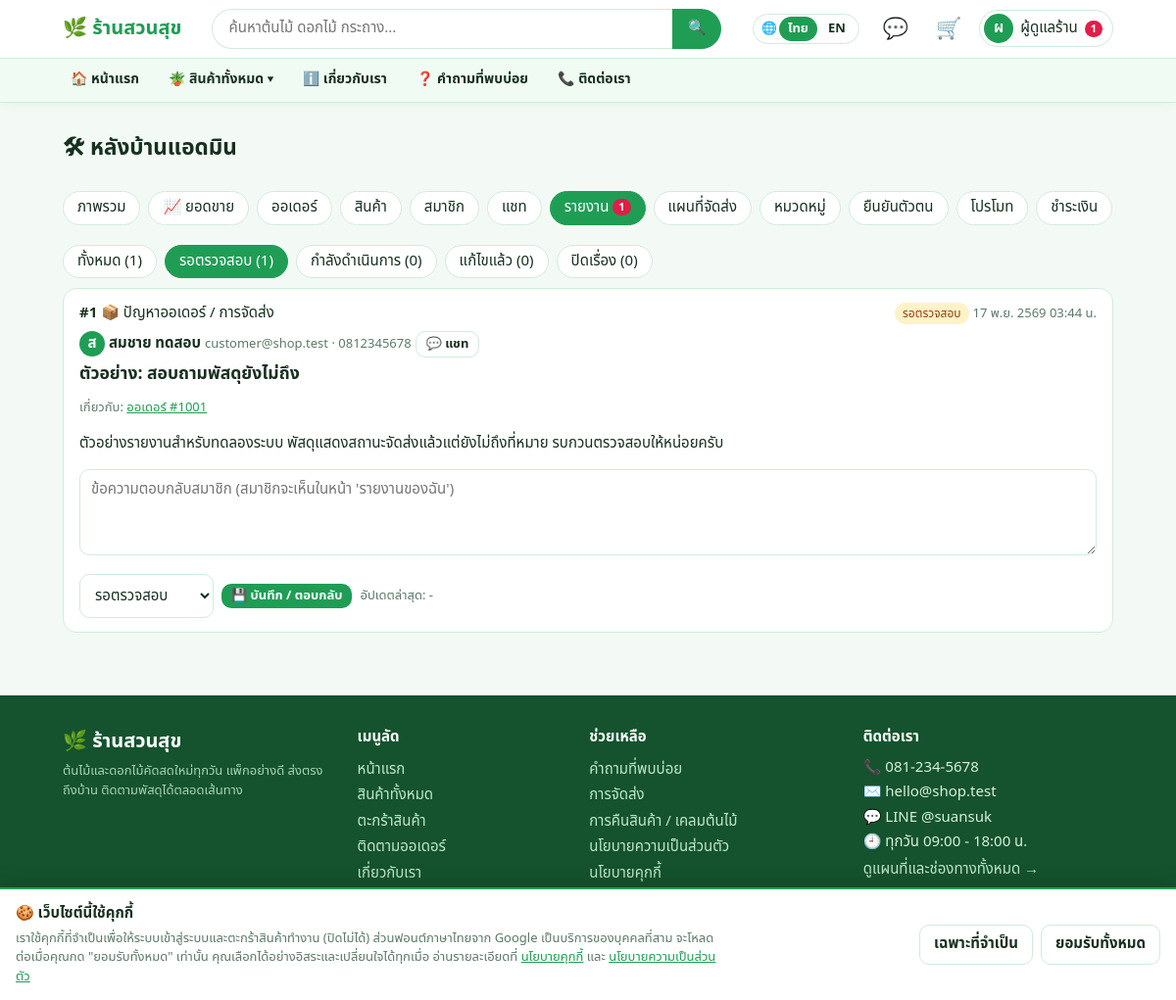
Screenshot of /admin.php?t=reports (signed in) with the database file from the repository.
### tables this page shows
CREATE TABLE IF NOT EXISTS users(               
  id INT AUTO_INCREMENT PRIMARY KEY, name VARCHAR(100) NOT NULL, email VARCHAR(120) NOT NULL UNIQUE,
  phone VARCHAR(20), addr TEXT, pass VARCHAR(255) NOT NULL,    
  role ENUM('admin','customer') DEFAULT 'customer', created TIMESTAMP DEFAULT CURRENT_TIMESTAMP,
  avatar VARCHAR(150) NULL,                                    
  birthdate DATE NULL, gender VARCHAR(10) NULL,
  addr_line VARCHAR(150) NULL, subdistrict VARCHAR(60) NULL, district VARCHAR(60) NULL,
  province VARCHAR(60) NULL, postcode VARCHAR(10) NULL,        
  lat DOUBLE NULL, lng DOUBLE NULL,                            
  verify_status VARCHAR(10) DEFAULT 'none',                    
  verify_note VARCHAR(255) NULL, id_img VARCHAR(150) NULL, selfie_img VARCHAR(150) NULL,
  pdpa_version VARCHAR(20) NULL, marketing_opt_in TINYINT NOT NULL DEFAULT 0, deleted_at DATETIME NULL);

CREATE TABLE IF NOT EXISTS reports(             
  id INT AUTO_INCREMENT PRIMARY KEY, user_id INT NOT NULL,
  type VARCHAR(20) NOT NULL,                    
  target_id INT NULL,                           
  subject VARCHAR(150) NOT NULL, body TEXT NOT NULL, img VARCHAR(150) NULL,    
  status VARCHAR(12) NOT NULL DEFAULT 'new',    
  admin_reply TEXT NULL,                        
  user_seen TINYINT NOT NULL DEFAULT 1,         
  created TIMESTAMP DEFAULT CURRENT_TIMESTAMP, updated TIMESTAMP NULL,
  KEY(user_id), KEY(status));

### includes/pdpa_admin.php (called while the page is built, shortened)
<?php
function dsr_open_count() {
    try {
        return (int)q("SELECT COUNT(*) FROM dsr_requests WHERE status='new'")->fetchColumn();
    } catch (Throwable $err) {
        return 0;
    }
}
    ?>

### admin.php (the view, shortened to what this page needs)
<?php
require __DIR__ . '/includes/config.php';
require __DIR__ . '/includes/pdpa_admin.php';
need('admin');
$tab = $_GET['t'] ?? 'dash';
    ?>
        <?php
function tab_reports() {
    $filter = $_GET['s'] ?? 'new';
    try {
        $counts = q('SELECT status, COUNT(*) FROM reports GROUP BY status')->fetchAll(PDO::FETCH_KEY_PAIR);
    } catch (Throwable $err) {
        echo '<div class="card empty"><div class="big-emoji">🛠</div><p>ยังไม่มีตาราง reports กรุณานำเข้า <code>database/update_v4.sql</code> ก่อน</p></div>';
        return;
    }
    $where  = $filter === 'all' ? '1=1' : 'r.status=?';
    $params = $filter === 'all' ? [] : [$filter];
    $rows   = q("SELECT r.*, u.name, u.email, u.phone, u.avatar, u.verify_status FROM reports r
                 JOIN users u ON u.id=r.user_id WHERE $where ORDER BY (r.status='new') DESC, r.id DESC", $params)->fetchAll();
    ?>
    <div class="chips">
      <a class="chip<?= $filter === 'all' ? ' on' : '' ?>" href="admin.php?t=reports&s=all">ทั้งหมด (<?= array_sum($counts) ?>)</a>
      <?php foreach (REPORT_STATUS as $key => $label): ?>
        <a class="chip<?= $filter === $key ? ' on' : '' ?>" href="admin.php?t=reports&s=<?= $key ?>"><?= e($label) ?> (<?= (int)($counts[$key] ?? 0) ?>)</a>
      <?php endforeach; ?>
    </div>
    <?php foreach ($rows as $r): $tg = report_target($r, true); ?>
      <div class="card rep" id="r<?= $r['id'] ?>">
        <div class="rep-head">
          <span><b>#<?= $r['id'] ?></b> <?= e(REPORT_TYPES[$r['type']] ?? $r['type']) ?></span>
          <span><?= report_tag($r['status']) ?> <span class="mut"><?= thai_date($r['created']) ?> <?= e(substr($r['created'], 11, 5)) ?> น.</span></span>
        </div>
        <p style="margin:6px 0"><?= avatar($r, 26) ?> <b><?= e($r['name']) ?></b> <?= verified_badge($r) ?>
          <span class="mut"><?= e($r['email']) ?><?= $r['phone'] ? ' · ' . e($r['phone']) : '' ?></span>
          <a class="btn ghost sm" href="admin.php?t=chat&uid=<?= $r['user_id'] ?>">💬 แชท</a></p>
        <h3 style="margin:4px 0"><?= e($r['subject']) ?></h3>
        <?php if ($tg): ?>
          <p class="mut">เกี่ยวกับ: <?php if ($tg[1]): ?><a href="<?= e($tg[1]) ?>"><?= e($tg[0]) ?></a><?php else: echo e($tg[0]); endif; ?></p>
        <?php endif; ?>
        <p><?= nl2br(e($r['body'])) ?></p>
        <form method="post" action="admin.php?t=reports&s=<?= e($filter) ?>" style="margin-top:10px">
          <textarea name="reply" rows="3" maxlength="2000" placeholder="ข้อความตอบกลับสมาชิก (สมาชิกจะเห็นในหน้า 'รายงานของฉัน')"><?= e($r['admin_reply']) ?></textarea>
          <div class="actions">
            <select name="status" style="width:auto">
              <?php foreach (REPORT_STATUS as $key => $label): ?>
                <option value="<?= $key ?>"<?= $r['status'] === $key ? ' selected' : '' ?>><?= e($label) ?></option>
              <?php endforeach; ?>
            </select>
            <button class="sm">💾 บันทึก / ตอบกลับ</button>
            <span class="mut">อัปเดตล่าสุด: <?= $r['updated'] ? thai_date($r['updated']) : '-' ?></span>
          </div>
        </form>
      </div>
    <?php endforeach; ?>
    <?php
}
    ?>
    <?php
$tabs = [
    'dash'     => 'ภาพรวม',
    'sales'    => '📈 ยอดขาย',
    'orders'   => 'ออเดอร์',
    'products' => 'สินค้า',
    'members'  => 'สมาชิก',
    'chat'     => 'แชท',
    'reports'  => 'รายงาน',
    'map'      => 'แผนที่จัดส่ง',
    'categories' => 'หมวดหมู่',
    'verify'   => 'ยืนยันตัวตน',
    'promo'    => 'โปรโมท',
    'pay'      => 'ชำระเงิน',
    'fees'     => '🧾 ภาษี/ค่าส่ง/โค้ด',
    'shop'     => 'ข้อมูลร้าน',
    'pdpa'     => '🔏 PDPA',
];
$badges = ['reports' => badge_counts()['admin_reports'], 'chat' => badge_counts()['admin_chat'], 'pdpa' => dsr_open_count()];
head('หลังบ้าน');
?>
<h2>🛠 หลังบ้านแอดมิน</h2>
<div class="chips">
  <?php foreach ($tabs as $key => $label): ?>
    <a class="chip<?= $tab === $key ? ' on' : '' ?>" href="admin.php?t=<?= $key ?>"><?= $label ?> <?= nbadge($badges[$key] ?? 0) ?></a>
  <?php endforeach; ?>
</div>
<?php
switch ($tab) {
    case 'reports':  tab_reports();    break;
}
foot();

### includes/config.php (shortened to what this page needs)
<?php
function db() {
    static $pdo = null;
    if ($pdo === null) {
        $dsn = 'mysql:host=' . DB_HOST . ';dbname=' . DB_NAME . ';charset=utf8mb4';
        $pdo = new PDO($dsn, DB_USER, DB_PASS, [
            PDO::ATTR_ERRMODE            => PDO::ERRMODE_EXCEPTION,
            PDO::ATTR_DEFAULT_FETCH_MODE => PDO::FETCH_ASSOC,
        ]);
    }
    return $pdo;
}
function q($sql, $params = []) {
    $statement = db()->prepare($sql);
    $statement->execute($params);
    return $statement;
}
function e($text) {
    return htmlspecialchars((string)$text, ENT_QUOTES, 'UTF-8');
}
function me() {
    static $user = false;
    if ($user === false) {
        $user = null;
        if (isset($_SESSION['uid'])) {
            $row  = q('SELECT * FROM users WHERE id=?', [$_SESSION['uid']])->fetch();
            $user = $row ? $row : null;
        }
    }
    return $user;
}
function need($role = null) {
    $user = me();
    return $user;
}
function setting($key, $default = '') {
    $row = q('SELECT v FROM settings WHERE k=?', [$key])->fetch();
    return $row ? $row['v'] : $default;
}
function avatar($user, $size = 40) {
    $s = (int)$size;
    $initial = mb_substr($user['name'] ?? '?', 0, 1);
    return '<span class="av" style="width:' . $s . 'px;height:' . $s . 'px;line-height:' . $s . 'px">' . e($initial) . '</span>';
}
function shop_info() {
    static $info = null;
    if ($info === null) {
        $info = [
            'shop_phone' => '081-234-5678', 'shop_email' => 'hello@shop.test', 'shop_line' => '@suansuk',
            'shop_addr'  => 'กรุงเทพมหานคร', 'shop_hours' => 'ทุกวัน 09:00 - 18:00 น.',
            'shop_lat'   => '13.7563', 'shop_lng' => '100.5018',
        ];
        try {
            foreach (q('SELECT k,v FROM settings')->fetchAll(PDO::FETCH_KEY_PAIR) as $k => $v) {
                if ($v !== '' && $v !== null) {
                    $info[$k] = $v;
                }
            }
        } catch (Throwable $err) {
        }
    }
    return $info;
}
function badge_counts() {
    static $count = null;
    if ($count !== null) {
        return $count;
    }
    $count = ['admin_reports' => 0, 'admin_chat' => 0, 'my_reports' => 0, 'my_chat' => 0];
    $user  = me();
    try {
        if ($user['role'] === 'admin') {
            $count['admin_reports'] = (int)q("SELECT COUNT(*) FROM reports WHERE status='new'")->fetchColumn();
            $count['admin_chat']    = (int)q("SELECT COUNT(*) FROM messages WHERE sender='c' AND is_read=0")->fetchColumn();
        } else {
            $count['my_reports'] = (int)q('SELECT COUNT(*) FROM reports WHERE user_id=? AND user_seen=0', [$user['id']])->fetchColumn();
            $count['my_chat']    = (int)q("SELECT COUNT(*) FROM messages WHERE user_id=? AND sender='s' AND is_read=0", [$user['id']])->fetchColumn();
        }
    } catch (Throwable $err) {
    }
    return $count;
}
function nbadge($n) {
    return $n > 0 ? '<span class="nb">' . ($n > 99 ? '99+' : (int)$n) . '</span>' : '';
}
function report_tag($status) {
    $label = REPORT_STATUS[$status] ?? $status;
    return '<span class="tag rs-' . e($status) . '">' . e($label) . '</span>';
}
function thai_date($datetime) {
    $time = $datetime ? strtotime($datetime) : false;
    $months = ['ม.ค.', 'ก.พ.', 'มี.ค.', 'เม.ย.', 'พ.ค.', 'มิ.ย.', 'ก.ค.', 'ส.ค.', 'ก.ย.', 'ต.ค.', 'พ.ย.', 'ธ.ค.'];
    return date('j', $time) . ' ' . $months[(int)date('n', $time) - 1] . ' ' . (date('Y', $time) + 543);
}
function safe_next($next) {
    return preg_match('/^[a-z0-9_]+\.php(\?[A-Za-z0-9_=&%.\-]*)?$/i', (string)$next) ? $next : '';
}
function report_target($report, $admin = false) {
    $id = (int)$report['target_id'];
    switch ($report['type']) {
        case 'order':
            return ['ออเดอร์ #' . $id, $admin ? 'admin.php?t=track&id=' . $id : 'track.php?id=' . $id];
    }
    return null;
}
function head($title, $desc = '') {
    $user      = me();
    $cartCount = array_sum($_SESSION['cart'] ?? []);
    $page      = basename($_SERVER['SCRIPT_NAME'], '.php');
    $badge     = badge_counts();
    $isShop    = ($page === 'product') || ($page === 'products');
    $links = [
        ['index',   'index.php',   '🏠 หน้าแรก',         $page === 'index'],
        ['about',   'about.php',   'ℹ️ เกี่ยวกับเรา',    $page === 'about'],
        ['faq',     'faq.php',     '❓ คำถามที่พบบ่อย',  $page === 'faq' || $page === 'policy'],
        ['contact', 'contact.php', '📞 ติดต่อเรา',       $page === 'contact'],
        ['report',  'report.php',  '🚩 แจ้งรายงาน',      $page === 'report'],
    ];
    ?>
<!DOCTYPE html>
<html lang="th">
<head>
<link rel="stylesheet" href="assets/css/style.css">
</head>
<body>
<header class="top">
  <div class="bar">
    <a class="brand" href="index.php">🌿 <span>ร้านสวนสุข</span></a>
    <form class="hsearch" action="products.php" role="search">
      <input name="q" value="<?= e($page === 'products' ? ($_GET['q'] ?? '') : '') ?>" placeholder="ค้นหาต้นไม้ ดอกไม้ กระถาง..." aria-label="ค้นหาสินค้า">
      <button aria-label="ค้นหา">🔍</button>
    </form>
    <div class="hact">
      <?= lang_switch() ?>
      <a class="ico" href="chat.php" title="แชทกับร้าน" aria-label="แชทกับร้าน">💬<?= nbadge($badge['my_chat'] + $badge['admin_chat']) ?></a>
      <a class="ico" href="cart.php" title="ตะกร้าสินค้า" aria-label="ตะกร้าสินค้า">🛒<?= nbadge($cartCount) ?></a>
      <?php if ($user): ?>
        <details class="umenu">
          <summary><?= avatar($user, 30) ?><span class="uname"><?= e(explode(' ', $user['name'])[0]) ?></span>
            <?= nbadge($badge['my_reports'] + $badge['admin_reports']) ?></summary>
        </details>
      <?php else: ?>
        <a class="btn ghost sm" href="login.php">เข้าสู่ระบบ</a><a class="btn sm" href="register.php">สมัครสมาชิก</a>
      <?php endif; ?>
    </div>
  </div>
  <nav class="mainnav" id="mainnav" aria-label="เมนูหลัก">
    <ul>
      <li><a href="index.php"<?= $links[0][3] ? ' class="on" aria-current="page"' : '' ?>><?= $links[0][2] ?></a></li>
      <li class="dd">
        <a href="products.php"<?= $isShop ? ' class="on"' : '' ?>>🪴 สินค้าทั้งหมด ▾</a>
      </li>
      <?php foreach (array_slice($links, 1) as $l): if ($l[0] === 'report' && $user && $user['role'] === 'admin') { continue; }    ?>
        <li><a href="<?= $l[1] ?>"<?= $l[3] ? ' class="on" aria-current="page"' : '' ?>><?= $l[2] ?></a></li>
      <?php endforeach; ?>
    </ul>
  </nav>
</header>
<main id="content">
<?php
}
function demo_on() {
    try {
        return setting('demo_mode', '0') === '1';
    } catch (Throwable $err) {
        return false;
    }
}
function foot() {
    $shop = shop_info();
    ?>
</main>
<footer class="foot">
  <div class="fgrid">
    <div>
      <div class="brand-f">🌿 ร้านสวนสุข</div>
      <p class="mut">ต้นไม้และดอกไม้คัดสดใหม่ทุกวัน แพ็กอย่างดี ส่งตรงถึงบ้าน ติดตามพัสดุได้ตลอดเส้นทาง</p>
    </div>
    <div>
      <h4>เมนูลัด</h4>
      <a href="index.php">หน้าแรก</a>
      <a href="products.php">สินค้าทั้งหมด</a>
      <a href="cart.php">ตะกร้าสินค้า</a>
      <a href="account.php?t=orders">ติดตามออเดอร์</a>
      <a href="about.php">เกี่ยวกับเรา</a>
    </div>
    <div>
      <h4>ช่วยเหลือ</h4>
      <a href="faq.php">คำถามที่พบบ่อย</a>
      <a href="policy.php?p=shipping">การจัดส่ง</a>
      <a href="policy.php?p=returns">การคืนสินค้า / เคลมต้นไม้</a>
      <a href="policy.php?p=privacy">นโยบายความเป็นส่วนตัว</a>
      <a href="policy.php?p=cookies">นโยบายคุกกี้</a>
      <a href="privacy.php">🔏 ศูนย์ความเป็นส่วนตัว (PDPA)</a>
      <a href="policy.php?p=terms">เงื่อนไขการใช้งาน</a>
    </div>
    <div>
      <h4>ติดต่อเรา</h4>
      <p>📞 <?= e($shop['shop_phone']) ?></p>
      <p>✉️ <?= e($shop['shop_email']) ?></p>
      <p>💬 LINE <?= e($shop['shop_line']) ?></p>
      <p>🕘 <?= e($shop['shop_hours']) ?></p>
      <a href="contact.php">ดูแผนที่และช่องทางทั้งหมด →</a>
    </div>
  </div>
  <div class="fbot">© <?= date('Y') + 543 ?> ร้านสวนสุข · ชำระเงินผ่าน PromptPay / โอนบัญชี / เก็บเงินปลายทาง
    <?php if (demo_on()): ?> · <a href="demo_check.php" style="display:inline;color:#fde68a">🎓 หน้าตรวจเช็ค (โหมดทดลอง)</a><?php endif; ?></div>
</footer>
</body>
</html>
<?php
}
    ?>
<?php
require __DIR__ . '/pdpa_lib.php';
require __DIR__ . '/i18n.php';

### rows the page displays
users: name "ผ", name "ผู้ดูแลร้าน", id "1"
reports: id "1", type "📦 ปัญหาออเดอร์ / การจัดส่ง", status "รอตรวจสอบ", created "17 พ.ย. 2569", created "03:44", user.name "ส", user.name "สมชาย ทดสอบ", user.email "customer@shop.test", user.phone "0812345678", subject "ตัวอย่าง: สอบถามพัสดุยังไม่ถึง", target "ออเดอร์ #1001", body "ตัวอย่างรายงานสำหรับทดลองระบบ พัสดุแสดงสถานะจัดส่งแล้วแต่ยังไม่ถึงที่หมาย รบกวนตรวจสอบให้หน่อยครับ"

### other values shown
$label "ไทย"
$label "EN"
$links[0][2] "🏠 หน้าแรก"
$l[2] "ℹ️ เกี่ยวกับเรา"
$l[2] "❓ คำถามที่พบบ่อย"
$l[2] "📞 ติดต่อเรา"
$label "ภาพรวม"
$label "📈 ยอดขาย"
$label "ออเดอร์"
$label "สินค้า"
$label "สมาชิก"
$label "แชท"
$label "รายงาน"
$label "แผนที่จัดส่ง"
$label "หมวดหมู่"
